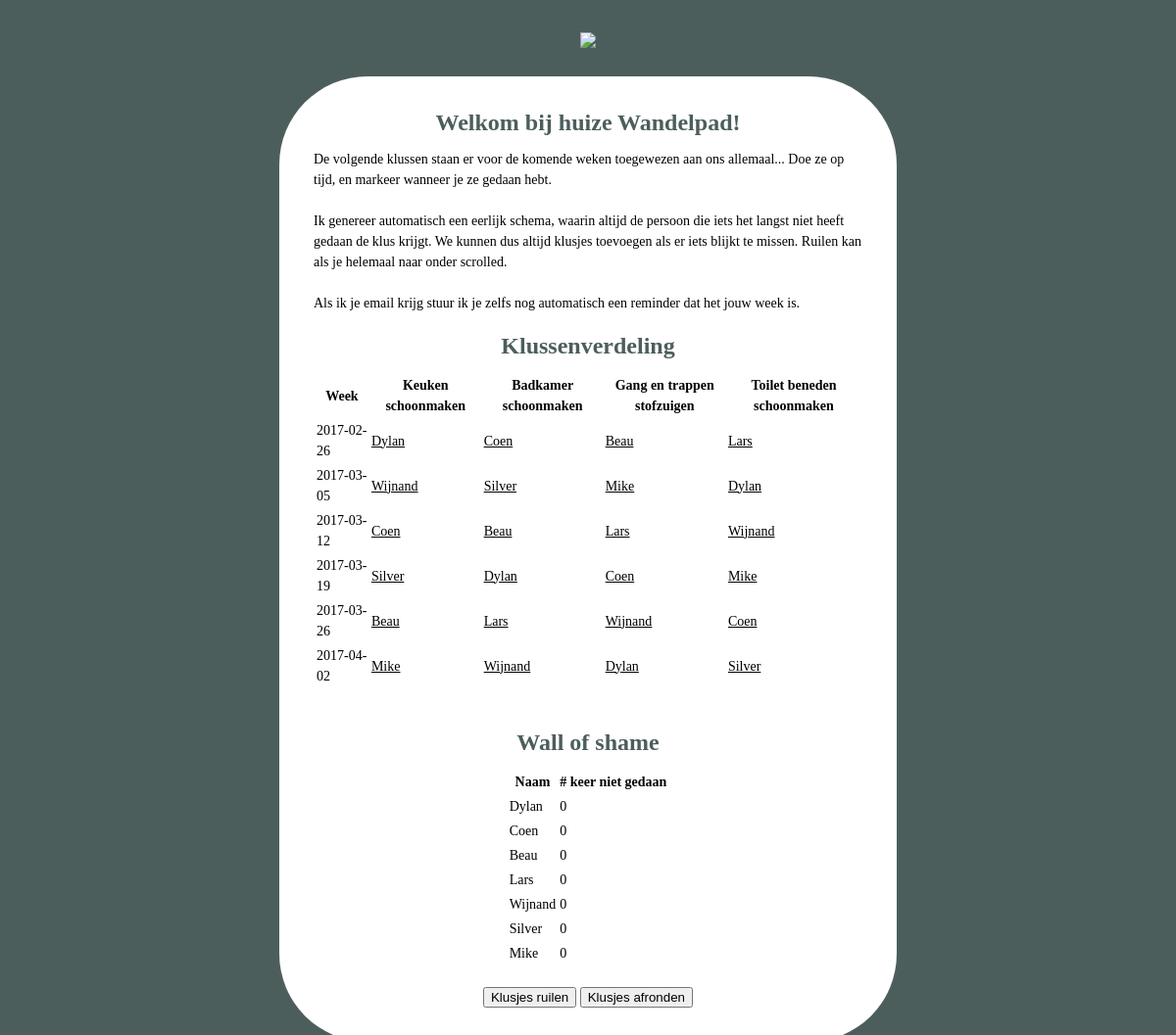
The page / on the database its author committed.
### tables this page shows
CREATE TABLE chores
(
    CID INT NOT NULL PRIMARY KEY,
    name VARCHAR(50) NOT NULL,
    description VARCHAR(255)
);

CREATE TABLE chorelog
(
    UID INT NOT NULL,
    CID INT NOT NULL,
    finished BIT NOT NULL,
    date_todo DATE NOT NULL,
    date_finished DATE
);

CREATE TABLE housemates
(
    UID INT NOT NULL PRIMARY KEY,
    first_name VARCHAR(50) NOT NULL,
    last_name VARCHAR(50) NOT NULL,
    active BIT NOT NULL,
    email VARCHAR(50)
);

### apps/hub/hub.py (the view)
@app.route('/', methods=['GET', 'POST'])
def start():
    if request.method == 'POST':
        if request.form["goto"] == 'swap':
            return redirect(url_for('swap'))
        if request.form["goto"] == 'fill':
            return redirect(url_for('fill'))
    planning = dbconn.get_planning()
    offend = dbconn.get_offenders()
    return render_template('start.html', planning=planning
                           , offenders=offend)

### apps/hub/dbconn.py (called while the page is built)
def get_offenders():
    job = "SELECT a.first_name, IFNULL(b.no_chores,0) FROM (SELECT first_name,"\
          " UID FROM housemates) as a "\
          "LEFT JOIN (SELECT UID, COUNT(*) as no_chores FROM chorelog "\
          "WHERE date_todo < DATE('now') AND finished = 0 GROUP BY UID) as b ON a.UID = b.UID"
    offenders = fetch(job)
    header = ["Naam", "# keer niet gedaan"]
    result = {}
    result['head'] = header
    result['table'] = offenders
    return result

def fetch(job, args=None):
    conn = sqlite3.connect(os.path.join(ROOT, 'hub.db'))
    conn.text_factory = str
    curs = conn.cursor()
    if args is not None:
        curs.execute(job % args)
    else:
        curs.execute(job)
    table = curs.fetchall()
    return table

### apps/hub/templates/start.html (shortened to what this page needs)
<!DOCTYPE html>
<html lang="en"><body bgcolor="#4C5E5C">
    <center>
    <img align="none" src="/static/logo_wandelpad.png" style="margin-bottom: 25px;margin-top: 25px;-ms-interpolation-mode: bicubic;border: 0;line-height: 100%;outline: none;text-decoration: none;">
    <div class="boxed">
        <h1>Welkom bij huize Wandelpad!</h1>
        De volgende klussen staan er voor de komende weken toegewezen aan ons allemaal...
        Doe ze op tijd, en markeer wanneer je ze gedaan hebt.<br><br>
        Ik genereer automatisch een eerlijk schema, waarin altijd de persoon die iets het langst niet heeft gedaan de klus krijgt.
        We kunnen dus altijd klusjes toevoegen als er iets blijkt te missen.
        Ruilen kan als je helemaal naar onder scrolled.<br><br>
        Als ik je email krijg stuur ik je zelfs nog automatisch een reminder dat het jouw week is.
        <br><br>
        <h1>Klussenverdeling</h1>
        <center>
        <table>
        <thead><tr>
            {% for head in planning['head'] %}
                <th>{{ head }}</th>
            {% endfor %}
        </tr></thead>
        <tbody>
        {% for row in planning['table'] %}
            <tr>
            {% for column in row['values'] %}
                <td>
                    {% if column['done'] == 0 %}
                        <u> {{ column['value'] }} </u>
                    {% else %}
                        {{ column['value'] }}
                    {% endif %}
                </td>
            {% endfor %}
            </tr>
        {% endfor %}
        </tbody>
        </table>
        <br><br>
        <h1>Wall of shame</h1>
        <table>
        <thead><tr>
            {% for head in offenders['head'] %}
                <th>{{ head }}</th>
            {% endfor %}
        </tr></thead>
        <tbody>
        {% for row in offenders['table'] %}
            <tr>
            {% for column in row %}
                <td>
                    {{ column }}
                </td>
            {% endfor %}
            </tr>
        {% endfor %}
        </tbody>
        </table>
        </center
        <br><br>
        <center>
        <form action="." method="POST">
            <button type="submit" name="goto" value="switch">Klusjes ruilen</button>
            <button type="submit" name="goto" value="fill">Klusjes afronden</button>
        </form>
        </center>
    </div>
    </center>
</body>
</html>

### apps/hub/templates/start.html (style rules this page uses)
h1 { color:#4C5E5C !important; display:block; font-weight:bold; font-family:Verdana; font-size:24px; line-height:100%; letter-spacing:normal; margin-top:0; margin-right:0; margin-bottom:15px; margin-left:0; text-align:center; }
.boxed { background-size:100%; background-color:#FFF; border-radius:90px 90px 90px 90px; font-family:Verdana; font-size:14px; line-height:150%; padding-top:35px; padding-right:35px; padding-bottom:35px; padding-left:35px; max-width:560px; text-align:left; }

### rows shown on the page
chores: name "Keuken schoonmaken"
chores: name "Badkamer schoonmaken"
chores: name "Gang en trappen stofzuigen"
chores: name "Toilet beneden schoonmaken"
chorelog: value "Dylan"
chorelog: value "Coen"
chorelog: value "Beau"
chorelog: value "Lars"
chorelog: value "Wijnand"
chorelog: value "Silver"
chorelog: value "Mike"
chorelog: value "Dylan"
chorelog: value "Coen"
chorelog: value "Beau"
chorelog: value "Lars"
chorelog: value "Wijnand"
chorelog: value "Silver"
chorelog: value "Dylan"
chorelog: value "Coen"
chorelog: value "Mike"
chorelog: value "Beau"
chorelog: value "Lars"
chorelog: value "Wijnand"
chorelog: value "Coen"
chorelog: value "Mike"
chorelog: value "Wijnand"
chorelog: value "Dylan"
chorelog: value "Silver"

### other values the page prints
{{ head }} "Week"
{{ column['value'] }} "2017-02-26" "2017-03-05" "2017-03-12" "2017-03-19" "2017-03-26" "2017-04-02"
{{ head }} "Naam" "# keer niet gedaan"
{{ column }} "Dylan" "0" "Coen" "0" "Beau" "0" "Lars" "0" "Wijnand" "0" "Silver" "0" "Mike" "0"
